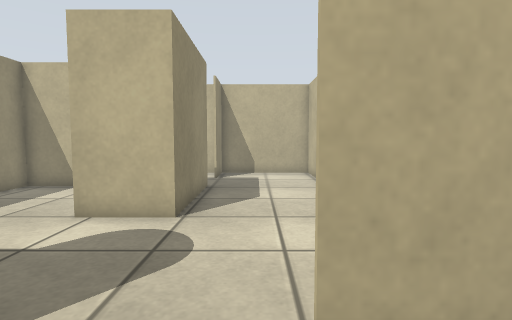
View 1 (above)

16 first-person views from a walk through a Gazebo world. The camera is 0.39 m above the floor, tilts 4° down and sees 80° across. The floor is counted in squares, 0.2 m on a side. Each view is taken from the middle of a square. On the plan, view 1 faces up. The plan holds only what a view shows up to about 17 squares ahead; the rest is blank.

View 2
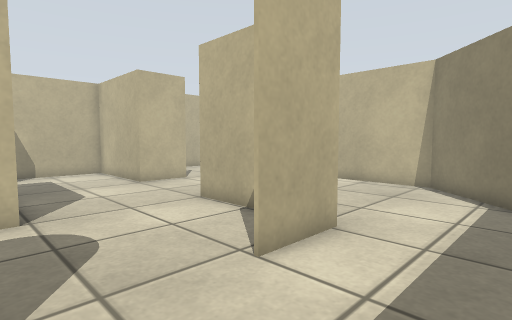

View 3
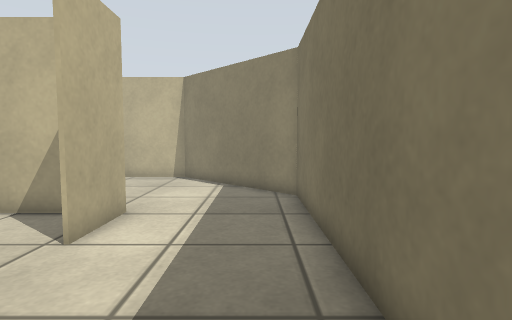

View 4
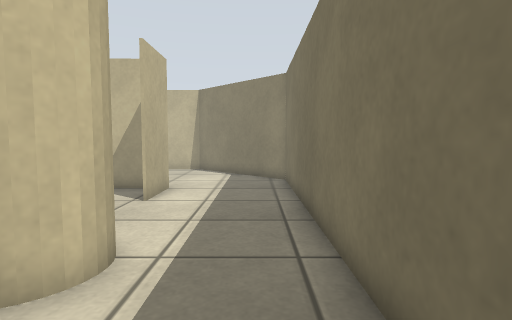

View 5
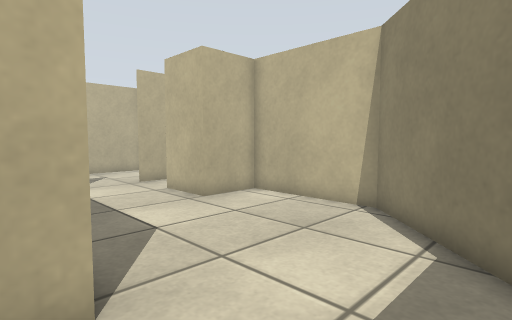

View 6
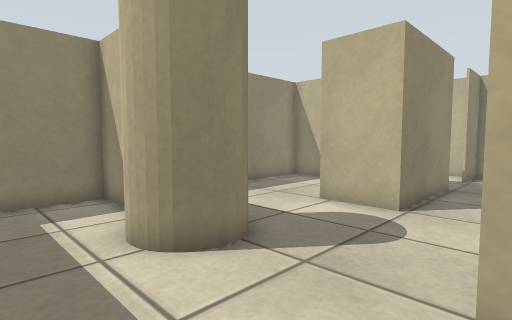

View 7
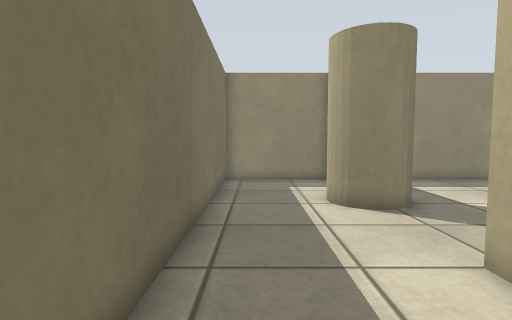

View 8
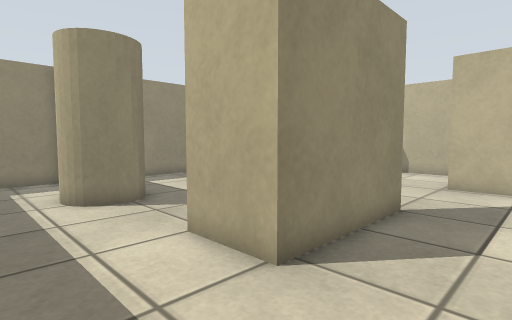

View 9
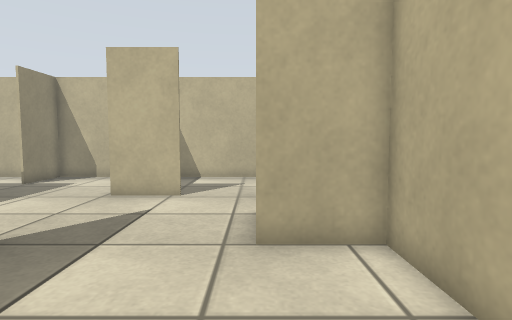

View 10
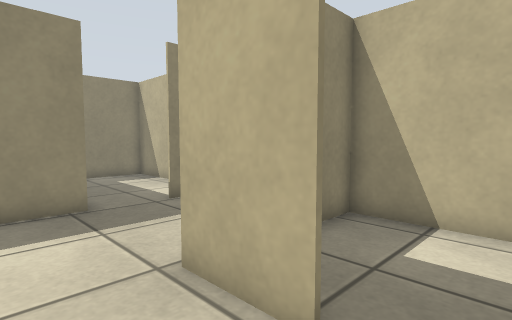

View 11
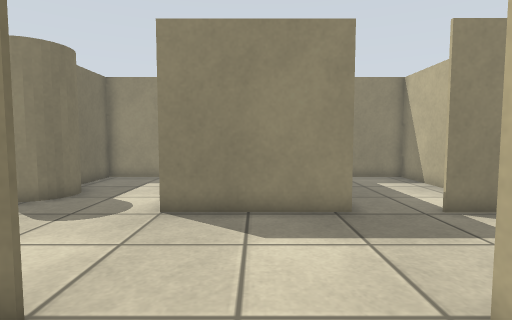

View 12
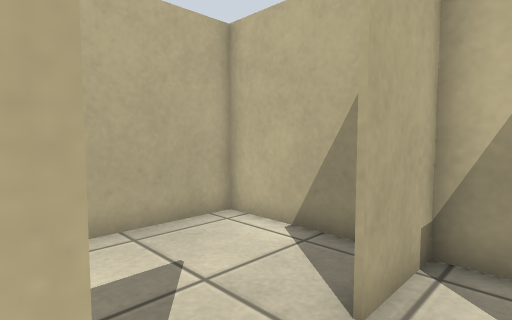

View 13
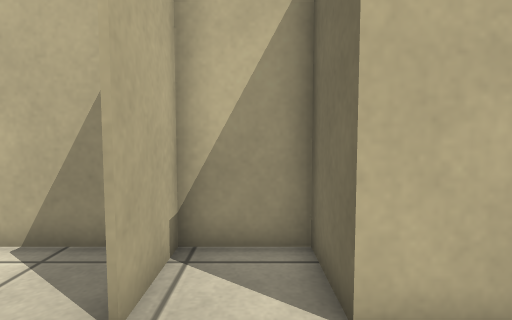

View 14
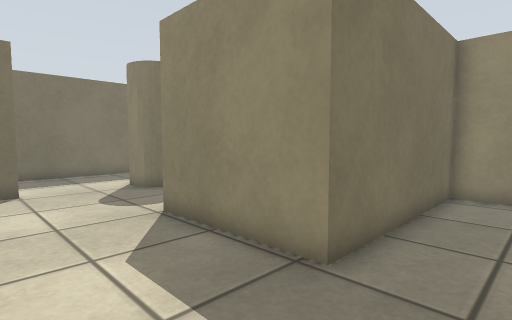

View 15
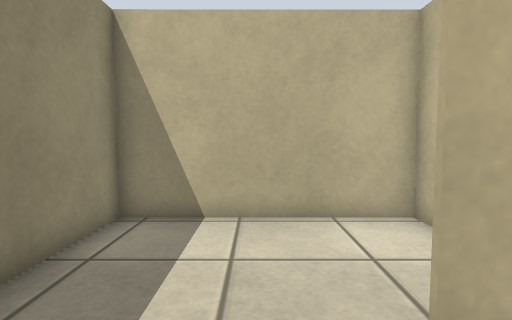

View 16
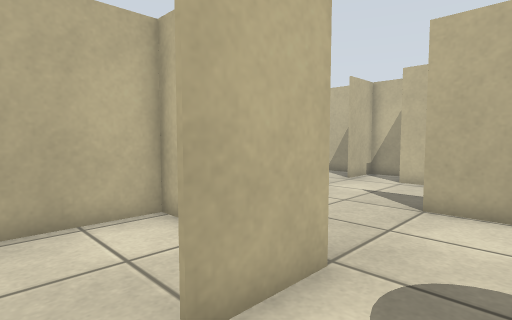

### Floor plan
Ten units are one square. View 1 is at (0, 0); x grows to the right and y downward. Boxes are objects, and circles mark ways between rooms. Rooms are numbered by the first view taken in them; rooms with no view inside come last. Other rooms are left out.
<svg viewBox="-100 -180 210 209">
<path fill="none" stroke="#000" d="M29 -34 29 -76M4 -26 10 -26M30 -76 30 -25 4 -24M55 -124 29 -124 29 -134M-20 -126 -20 -74 -46 -74M-77 -24 -95 -24M-94 -30 -94 24 54 24 104 -26 104 -75 80 -75 80 -100 104 -100 104 -130M105 -124 79 -124M29 -134 29 -171M30 -174 -20 -174 -20 -150M-94 -75 -94 -30M-95 -26 -69 -26M-21 -115 -21 -124 -95 -124M-94 -129 -94 -75M104 -130 104 -174 30 -174M30 -175 30 -160M-25 -174 -94 -174 -94 -129M-95 -125 -20 -126"/>
<circle cx="5" cy="-130" r="3" fill="#2a7"/>
<circle cx="-40" cy="-55" r="3" fill="#2a7"/>
<circle cx="65" cy="-130" r="3" fill="#2a7"/>
<circle cx="-20" cy="-140" r="3" fill="#2a7"/>
<circle cx="-70" cy="-80" r="3" fill="#2a7"/>
<text x="20" y="-40">1</text>
<text x="0" y="-150">2</text>
<text x="-70" y="-60">3</text>
<text x="-60" y="-100">4</text>
<text x="70" y="-150">5</text>
<text x="-60" y="-160">6</text>
</svg>
Room 1 opens to room 2. Room 1 opens to room 3. Room 1 opens to room 5. Room 2 opens to room 6. Room 3 opens to room 4.

Where each view was taken, in squares from view 1:
view 1: 0 up, 0 right, facing up
view 2: 1 down, 3 left, facing up-right
view 3: 1 down, 5 left, facing right
view 4: 1 down, 9 left, facing right
view 5: 1 down, 2 right, facing up-right
view 6: 1 down, 1 right, facing up-left
view 7: 1 down, 5 right, facing left
view 8: 1 down, 6 right, facing up-left
view 9: 2 up, 8 right, facing up
view 10: 10 up, 7 right, facing up-left
view 11: 10 up, 6 right, facing left
view 12: 11 up, 5 right, facing up-right
view 13: 11 up, 5 right, facing right
view 14: 15 up, 2 right, facing down-left
view 15: 5 up, 6 left, facing up
view 16: 5 up, 6 left, facing up-right
